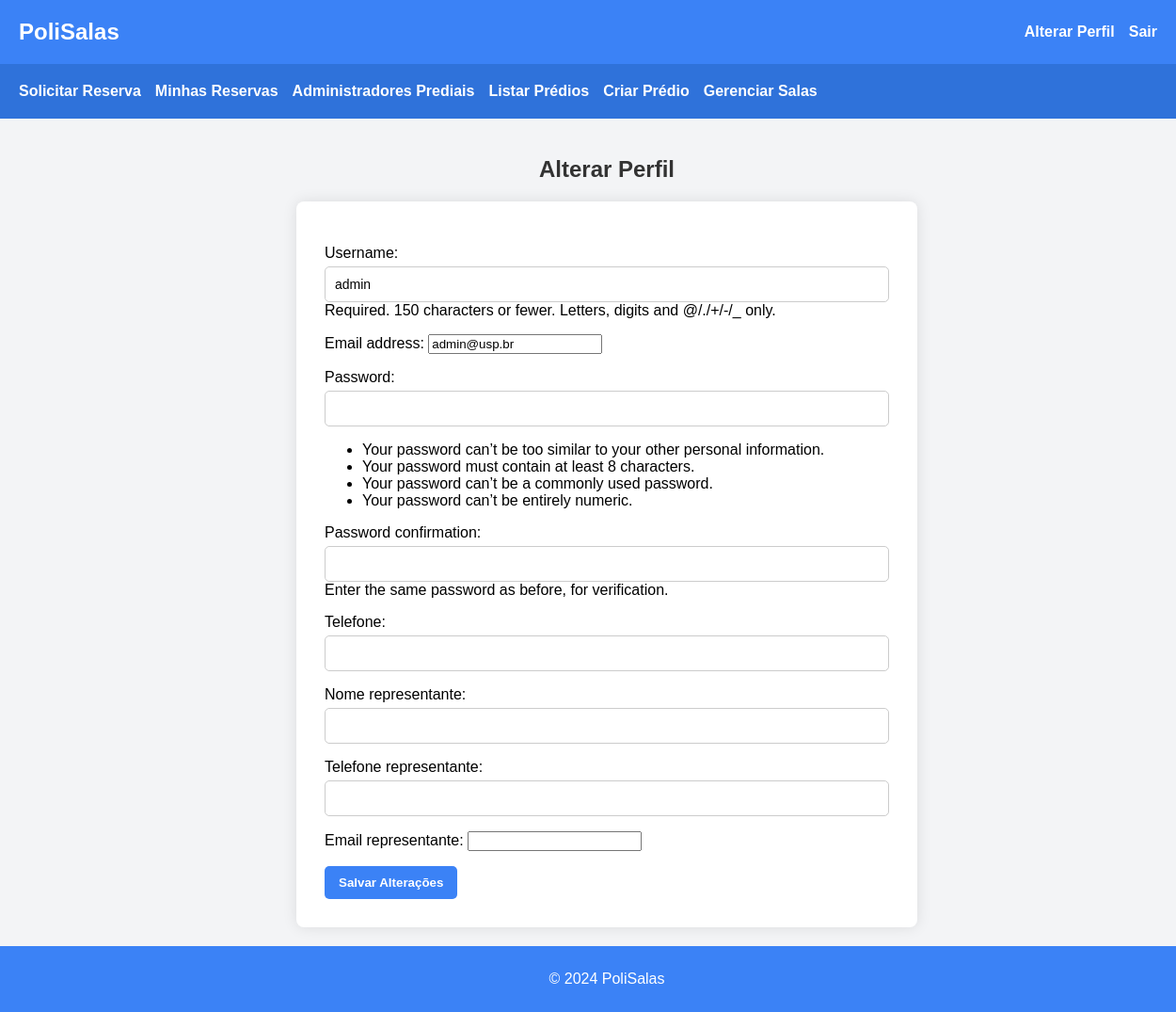
/alterar_perfil/ (signed in), run on an earlier commit of the app's database.
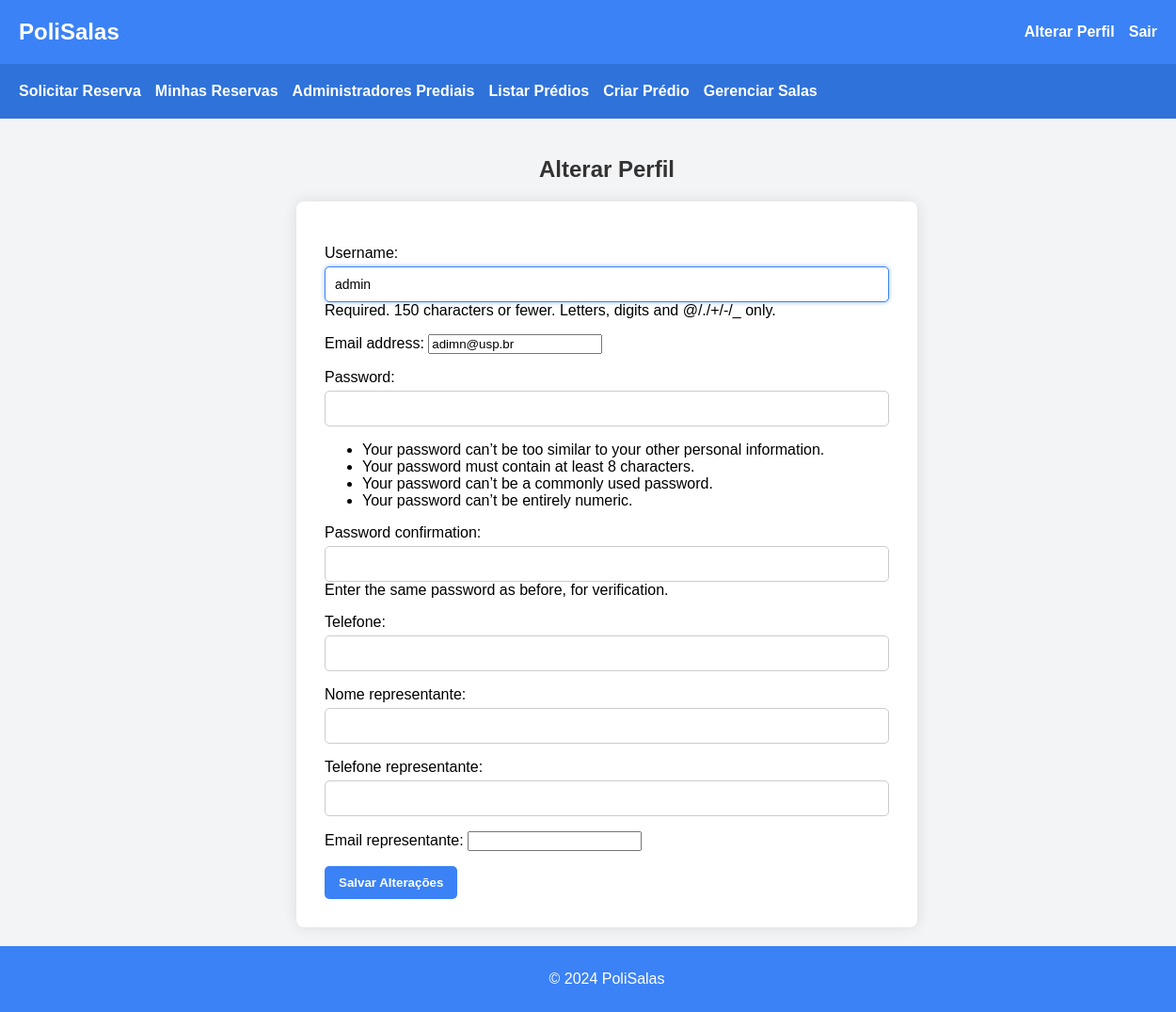
And on a later commit of the database.
### reservas/models.py (models this page shows, shortened)
class Usuario(AbstractUser):
    is_building_administrator = models.BooleanField(default=False)
    telefone = models.CharField(max_length=20, blank=True, null=True)
    nome_representante = models.CharField(max_length=100, blank=True, null=True)
    telefone_representante = models.CharField(max_length=20, blank=True, null=True)
    email_representante = models.EmailField(blank=True, null=True)

### reservas/views.py (the view)
# urls.py: path('alterar_perfil/', views.alterar_perfil, name='alterar_perfil'),
@login_required
def alterar_perfil(request):
    if request.method == 'POST':
        form = RegistroUsuarioForm(request.POST, instance=request.user)
        if form.is_valid():
            form.save()
            messages.success(request, "Seu perfil foi atualizado com sucesso.")
            return redirect('alterar_perfil')
    else:
        form = RegistroUsuarioForm(instance=request.user)
    return render(request, 'reservas/alterar_perfil.html', {'form': form})

### reservas/forms.py (shortened to what this page needs)
class RegistroUsuarioForm(UserCreationForm):
    telefone = forms.CharField(max_length=20, required=False)
    nome_representante = forms.CharField(max_length=100, required=False)
    telefone_representante = forms.CharField(max_length=20, required=False)
    email_representante = forms.EmailField(required=False)
    class Meta:
        model = Usuario
        fields = ['username', 'email', 'password1', 'password2', 'telefone', 'nome_representante', 'telefone_representante', 'email_representante']

### reservas/templates/reservas/alterar_perfil.html (shortened to what this page needs)
{% extends 'reservas/base.html' %}
{% block content %}
<h2>Alterar Perfil</h2>
<form method="post" class="form-container">
    {{ form.as_p }}
    <button type="submit">Salvar Alterações</button>
</form>
{% endblock %}

What changed in the data, as far as the page shows it:
changed Usuario "admin": email "admin@usp.br" → "adimn@usp.br"
